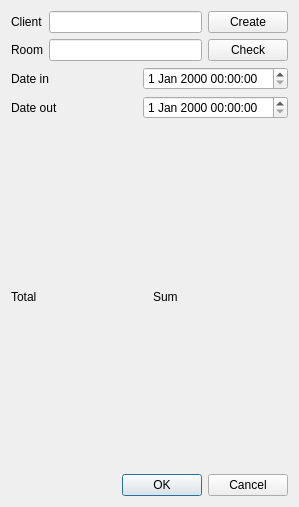
<?xml version="1.0" encoding="UTF-8"?>
<ui version="4.0">
 <class>reservationCreateForm</class>
 <widget class="QDialog" name="reservationCreateForm">
  <property name="geometry">
   <rect>
    <x>0</x>
    <y>0</y>
    <width>299</width>
    <height>507</height>
   </rect>
  </property>
  <property name="minimumSize">
   <size>
    <width>0</width>
    <height>507</height>
   </size>
  </property>
  <property name="windowTitle">
   <string>Dialog</string>
  </property>
  <layout class="QVBoxLayout" name="verticalLayout_2">
   <item>
    <layout class="QVBoxLayout" name="verticalLayout">
     <item>
      <layout class="QHBoxLayout" name="horizontalLayout_2">
       <item>
        <widget class="QLabel" name="label_3">
         <property name="text">
          <string>Client</string>
         </property>
        </widget>
       </item>
       <item>
        <widget class="QLineEdit" name="lineEdit"/>
       </item>
       <item>
        <widget class="QPushButton" name="pushButton">
         <property name="text">
          <string>Create</string>
         </property>
        </widget>
       </item>
      </layout>
     </item>
     <item>
      <layout class="QHBoxLayout" name="horizontalLayout_3">
       <item>
        <widget class="QLabel" name="label_5">
         <property name="text">
          <string>Room</string>
         </property>
        </widget>
       </item>
       <item>
        <widget class="QLineEdit" name="lineEdit_2"/>
       </item>
       <item>
        <widget class="QPushButton" name="pushButton_2">
         <property name="text">
          <string>Check</string>
         </property>
        </widget>
       </item>
      </layout>
     </item>
     <item>
      <layout class="QHBoxLayout" name="horizontalLayout_4">
       <item>
        <widget class="QLabel" name="label_2">
         <property name="text">
          <string>Date in</string>
         </property>
        </widget>
       </item>
       <item>
        <widget class="QDateTimeEdit" name="dateTimeEdit"/>
       </item>
      </layout>
     </item>
     <item>
      <layout class="QHBoxLayout" name="horizontalLayout_5">
       <item>
        <widget class="QLabel" name="label_4">
         <property name="text">
          <string>Date out</string>
         </property>
        </widget>
       </item>
       <item>
        <widget class="QDateTimeEdit" name="dateTimeEdit_2"/>
       </item>
      </layout>
     </item>
     <item>
      <layout class="QHBoxLayout" name="horizontalLayout_6">
       <item>
        <widget class="QLabel" name="label">
         <property name="text">
          <string>Total</string>
         </property>
        </widget>
       </item>
       <item>
        <widget class="QLabel" name="label_6">
         <property name="text">
          <string>Sum</string>
         </property>
        </widget>
       </item>
      </layout>
     </item>
    </layout>
   </item>
   <item>
    <widget class="QDialogButtonBox" name="buttonBox">
     <property name="orientation">
      <enum>Qt::Orientation::Horizontal</enum>
     </property>
     <property name="standardButtons">
      <set>QDialogButtonBox::StandardButton::Cancel|QDialogButtonBox::StandardButton::Ok</set>
     </property>
    </widget>
   </item>
  </layout>
 </widget>
 <resources/>
 <connections>
  <connection>
   <sender>buttonBox</sender>
   <signal>accepted()</signal>
   <receiver>reservationCreateForm</receiver>
   <slot>accept()</slot>
   <hints>
    <hint type="sourcelabel">
     <x>248</x>
     <y>254</y>
    </hint>
    <hint type="destinationlabel">
     <x>157</x>
     <y>274</y>
    </hint>
   </hints>
  </connection>
  <connection>
   <sender>buttonBox</sender>
   <signal>rejected()</signal>
   <receiver>reservationCreateForm</receiver>
   <slot>reject()</slot>
   <hints>
    <hint type="sourcelabel">
     <x>316</x>
     <y>260</y>
    </hint>
    <hint type="destinationlabel">
     <x>286</x>
     <y>274</y>
    </hint>
   </hints>
  </connection>
 </connections>
</ui>
